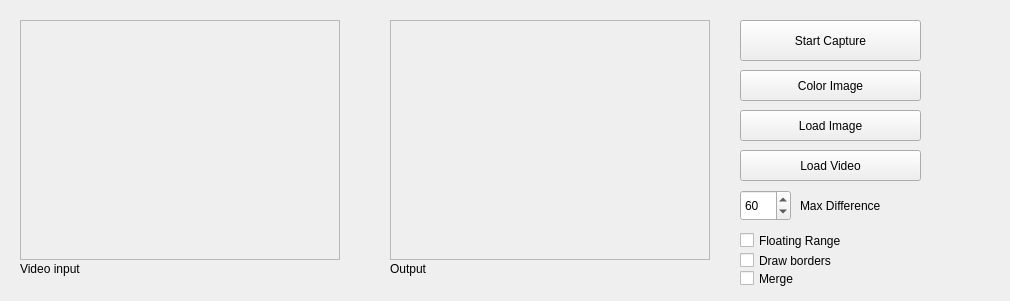
<?xml version="1.0" encoding="UTF-8"?>
<ui version="4.0">
 <class>MainWindow</class>
 <widget class="QWidget" name="MainWindow">
  <property name="geometry">
   <rect>
    <x>0</x>
    <y>0</y>
    <width>1010</width>
    <height>301</height>
   </rect>
  </property>
  <property name="windowTitle">
   <string>Proyecto de Visión Artificial</string>
  </property>
  <widget class="QFrame" name="imageFrameS">
   <property name="geometry">
    <rect>
     <x>20</x>
     <y>20</y>
     <width>320</width>
     <height>240</height>
    </rect>
   </property>
   <property name="frameShape">
    <enum>QFrame::StyledPanel</enum>
   </property>
   <property name="frameShadow">
    <enum>QFrame::Raised</enum>
   </property>
  </widget>
  <widget class="QFrame" name="imageFrameD">
   <property name="geometry">
    <rect>
     <x>390</x>
     <y>20</y>
     <width>320</width>
     <height>240</height>
    </rect>
   </property>
   <property name="frameShape">
    <enum>QFrame::StyledPanel</enum>
   </property>
   <property name="frameShadow">
    <enum>QFrame::Raised</enum>
   </property>
  </widget>
  <widget class="QPushButton" name="captureButton">
   <property name="geometry">
    <rect>
     <x>740</x>
     <y>20</y>
     <width>181</width>
     <height>41</height>
    </rect>
   </property>
   <property name="text">
    <string>Start Capture</string>
   </property>
   <property name="checkable">
    <bool>true</bool>
   </property>
   <property name="checked">
    <bool>false</bool>
   </property>
  </widget>
  <widget class="QPushButton" name="colorButton">
   <property name="geometry">
    <rect>
     <x>740</x>
     <y>70</y>
     <width>181</width>
     <height>31</height>
    </rect>
   </property>
   <property name="text">
    <string>Color Image</string>
   </property>
   <property name="checkable">
    <bool>false</bool>
   </property>
   <property name="checked">
    <bool>false</bool>
   </property>
  </widget>
  <widget class="QPushButton" name="loadButton">
   <property name="geometry">
    <rect>
     <x>740</x>
     <y>110</y>
     <width>181</width>
     <height>31</height>
    </rect>
   </property>
   <property name="text">
    <string>Load Image</string>
   </property>
   <property name="checkable">
    <bool>false</bool>
   </property>
   <property name="checked">
    <bool>false</bool>
   </property>
  </widget>
  <widget class="QLabel" name="label_4">
   <property name="geometry">
    <rect>
     <x>20</x>
     <y>260</y>
     <width>81</width>
     <height>17</height>
    </rect>
   </property>
   <property name="text">
    <string>Video input</string>
   </property>
  </widget>
  <widget class="QLabel" name="label_5">
   <property name="geometry">
    <rect>
     <x>390</x>
     <y>260</y>
     <width>121</width>
     <height>17</height>
    </rect>
   </property>
   <property name="text">
    <string>Output</string>
   </property>
  </widget>
  <widget class="QPushButton" name="loadButton_Video">
   <property name="geometry">
    <rect>
     <x>740</x>
     <y>150</y>
     <width>181</width>
     <height>31</height>
    </rect>
   </property>
   <property name="text">
    <string>Load Video</string>
   </property>
  </widget>
  <widget class="QSpinBox" name="spinBoxDifference">
   <property name="geometry">
    <rect>
     <x>740</x>
     <y>190</y>
     <width>51</width>
     <height>31</height>
    </rect>
   </property>
   <property name="maximum">
    <number>255</number>
   </property>
   <property name="value">
    <number>60</number>
   </property>
  </widget>
  <widget class="QLabel" name="label">
   <property name="geometry">
    <rect>
     <x>800</x>
     <y>190</y>
     <width>91</width>
     <height>31</height>
    </rect>
   </property>
   <property name="text">
    <string>Max Difference</string>
   </property>
  </widget>
  <widget class="QCheckBox" name="checkBoxRange">
   <property name="geometry">
    <rect>
     <x>740</x>
     <y>230</y>
     <width>161</width>
     <height>21</height>
    </rect>
   </property>
   <property name="text">
    <string>Floating Range</string>
   </property>
  </widget>
  <widget class="QCheckBox" name="checkBoxBorders">
   <property name="geometry">
    <rect>
     <x>740</x>
     <y>250</y>
     <width>141</width>
     <height>21</height>
    </rect>
   </property>
   <property name="text">
    <string>Draw borders</string>
   </property>
  </widget>
  <widget class="QCheckBox" name="checkBoxMerge">
   <property name="geometry">
    <rect>
     <x>740</x>
     <y>270</y>
     <width>70</width>
     <height>17</height>
    </rect>
   </property>
   <property name="text">
    <string>Merge</string>
   </property>
  </widget>
 </widget>
 <tabstops>
  <tabstop>captureButton</tabstop>
  <tabstop>colorButton</tabstop>
 </tabstops>
 <resources/>
 <connections/>
</ui>
